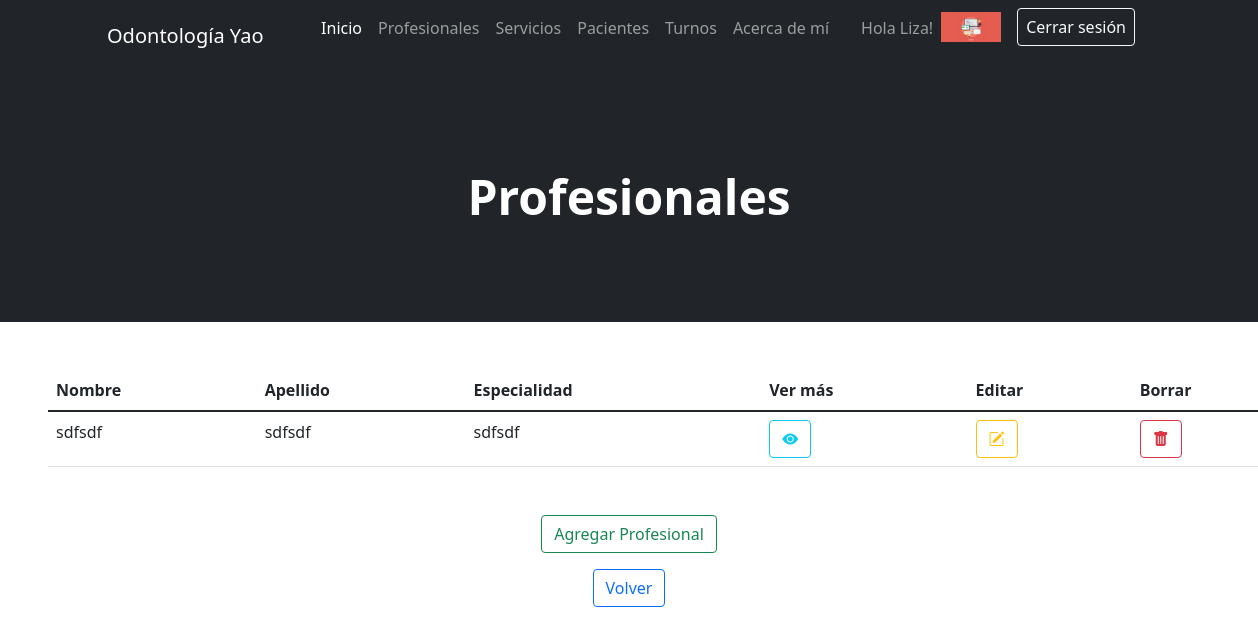
Page /AppOdonto/profesional/list/ (signed in) on the earlier database version.
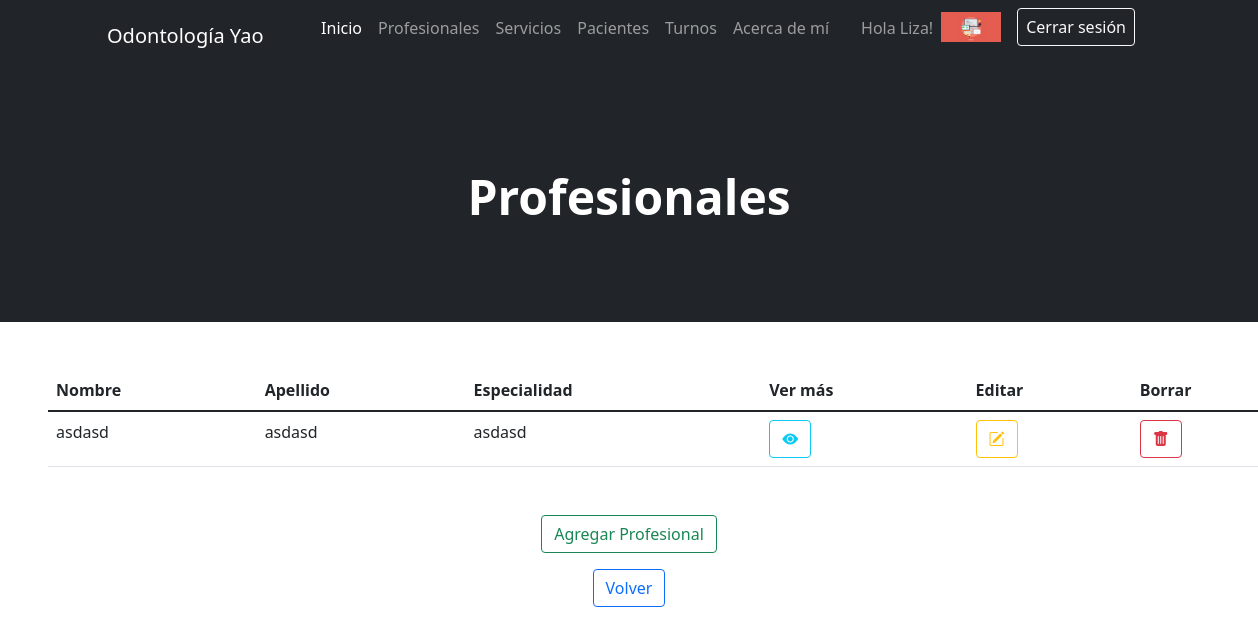
Same page on the later database version.
### AppOdonto/models.py (models this page shows, shortened)
class Profesional(models.Model):
    nombre = models.CharField(max_length=25)
    apellido = models.CharField(max_length=25)
    especialidad = models.CharField(max_length=25)
    celular = models.CharField(max_length=10)
    email = models.EmailField()

### AppOdonto/views.py (the view)
# urls.py: path('profesional/list/', ProfesionalList.as_view(), name="Profesional List"),
class ProfesionalList(LoginRequiredMixin, ListView):
    model = Profesional

### AppOdonto/templates/AppOdonto/profesional_list.html (shortened to what this page needs)
{% extends "AppOdonto/padre.html" %}
{% block header %}
    <h1 class="display-5 fw-bolder text-white mb-2">Profesionales</h1>
{% endblock %}
{% block formulario %}
<table class="table m-5">
    <thead>
    <tr>
        <th scope="col">Nombre</th>
        <th scope="col">Apellido</th>
        <th scope="col">Especialidad</th>
        <th scope="col">Ver más</th>
        <th scope="col">Editar</th>
        <th scope="col">Borrar</th>
    </tr>
    </thead>
    <tbody class="table-group-divider">
    {% for profesional in object_list %}
        <tr>
            <td>{{profesional.nombre}}</td>
            <td>{{profesional.apellido}}</td>
            <td>{{profesional.especialidad}}</td>
            <td><a href="{% url 'Profesional Detail' profesional.id %}" class="btn btn-outline-info"><i class="bi bi-eye-fill"></i></a></td>
            <td><a href="{% url 'Profesional Edit' profesional.id %}" class="btn btn-outline-warning"><i class="bi bi-pencil-square"></i></a></td>
            <td><a href="{% url 'Profesional Delete' profesional.id %}" class="btn btn-outline-danger"><i class="bi bi-trash-fill"></i></a></td>
        </tr>
    {% endfor %}
    </tbody>
</table>
    <p class="text-center"><a href="{% url 'Profesional Create' %}" class="btn btn-outline-success">Agregar Profesional</a></p>
    <p>
    <p class="text-center"><a href="{% url 'Inicio' %}" class="btn btn-outline-primary">Volver</a></p>
    </p>
{% endblock %}

Differences in the rows shown:
removed Profesional: nombre "sdfsdf", apellido "sdfsdf", especialidad "sdfsdf"
added Profesional: nombre "asdasd", apellido "asdasd", especialidad "asdasd"
